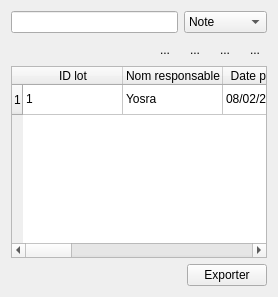
          <widget class="QWidget" name="consulterpersonnel_2">
           <layout class="QVBoxLayout" name="consulterLayout_4">
            <item>
             <layout class="QHBoxLayout" name="horizontalLayout_11">
              <item>
               <widget class="QLineEdit" name="lineEdit_3"/>
              </item>
              <item>
               <widget class="QComboBox" name="comboBox_3">
                <item>
                 <property name="text">
                  <string>Note</string>
                 </property>
                </item>
                <item>
                 <property name="text">
                  <string>Date prod</string>
                 </property>
                </item>
                <item>
                 <property name="text">
                  <string>Nom resp</string>
                 </property>
                </item>
               </widget>
              </item>
             </layout>
            </item>
            <item>
             <layout class="QHBoxLayout" name="horizontalLayout_12">
              <item>
               <spacer name="horizontalSpacer_7">
                <property name="orientation">
                 <enum>Qt::Orientation::Horizontal</enum>
                </property>
                <property name="sizeHint" stdset="0">
                 <size>
                  <width>40</width>
                  <height>20</height>
                 </size>
                </property>
               </spacer>
              </item>
              <item>
               <widget class="QToolButton" name="toolButton_14">
                <property name="text">
                 <string>...</string>
                </property>
                <property name="icon">
                 <iconset resource="img.qrc">
                  <normaloff>:/img/refresh.svg</normaloff>:/img/refresh.svg</iconset>
                </property>
                <property name="autoRaise">
                 <bool>true</bool>
                </property>
               </widget>
              </item>
              <item>
               <widget class="QToolButton" name="toolButton_15">
                <property name="text">
                 <string>...</string>
                </property>
                <property name="icon">
                 <iconset resource="img.qrc">
                  <normaloff>:/img/filter.svg</normaloff>:/img/filter.svg</iconset>
                </property>
                <property name="autoRaise">
                 <bool>true</bool>
                </property>
               </widget>
              </item>
              <item>
               <widget class="QToolButton" name="toolButton_16">
                <property name="text">
                 <string>...</string>
                </property>
                <property name="icon">
                 <iconset resource="img.qrc">
                  <normaloff>:/img/export.svg</normaloff>:/img/export.svg</iconset>
                </property>
                <property name="autoRaise">
                 <bool>true</bool>
                </property>
               </widget>
              </item>
              <item>
               <widget class="QToolButton" name="toolButton_17">
                <property name="text">
                 <string>...</string>
                </property>
                <property name="icon">
                 <iconset resource="img.qrc">
                  <normaloff>:/img/search.svg</normaloff>:/img/search.svg</iconset>
                </property>
                <property name="autoRaise">
                 <bool>true</bool>
                </property>
               </widget>
              </item>
             </layout>
            </item>
            <item>
             <widget class="QTableWidget" name="tableWidget_4">
              <property name="editTriggers">
               <set>QAbstractItemView::EditTrigger::NoEditTriggers</set>
              </property>
              <property name="alternatingRowColors">
               <bool>true</bool>
              </property>
              <property name="selectionMode">
               <enum>QAbstractItemView::SelectionMode::SingleSelection</enum>
              </property>
              <property name="selectionBehavior">
               <enum>QAbstractItemView::SelectionBehavior::SelectRows</enum>
              </property>
              <property name="sortingEnabled">
               <bool>true</bool>
              </property>
              <row/>
              <column>
               <property name="text">
                <string>ID lot</string>
               </property>
              </column>
              <column>
               <property name="text">
                <string>Nom responsable</string>
               </property>
              </column>
              <column>
               <property name="text">
                <string>Date production</string>
               </property>
              </column>
              <column>
               <property name="text">
                <string>Date emballage</string>
               </property>
              </column>
              <column>
               <property name="text">
                <string>Quantité produite</string>
               </property>
              </column>
              <column>
               <property name="text">
                <string>pH</string>
               </property>
              </column>
              <column>
               <property name="text">
                <string>Acidité</string>
               </property>
              </column>
              <column>
               <property name="text">
                <string>Volume emballage</string>
               </property>
              </column>
              <column>
               <property name="text">
                <string>Type emballage</string>
               </property>
              </column>
              <column>
               <property name="text">
                <string>Note</string>
               </property>
              </column>
              <item row="0" column="0">
               <property name="text">
                <string>1</string>
               </property>
              </item>
              <item row="0" column="1">
               <property name="text">
                <string>Yosra</string>
               </property>
              </item>
              <item row="0" column="2">
               <property name="text">
                <string>08/02/2026</string>
               </property>
              </item>
              <item row="0" column="3">
               <property name="text">
                <string>09/02/2026</string>
               </property>
              </item>
              <item row="0" column="4">
               <property name="text">
                <string>12 L</string>
               </property>
              </item>
              <item row="0" column="5">
               <property name="text">
                <string>7</string>
               </property>
              </item>
              <item row="0" column="6">
               <property name="text">
                <string>Neutre</string>
               </property>
              </item>
              <item row="0" column="7">
               <property name="text">
                <string>2 m²</string>
               </property>
              </item>
              <item row="0" column="8">
               <property name="text">
                <string>métallique</string>
               </property>
              </item>
              <item row="0" column="9">
               <property name="text">
                <string>Accepté</string>
               </property>
              </item>
             </widget>
            </item>
            <item>
             <layout class="QHBoxLayout" name="exportRow_3">
              <item>
               <spacer name="horizontalSpacer_export_4">
                <property name="orientation">
                 <enum>Qt::Orientation::Horizontal</enum>
                </property>
                <property name="sizeHint" stdset="0">
                 <size>
                  <width>40</width>
                  <height>20</height>
                 </size>
                </property>
               </spacer>
              </item>
              <item>
               <widget class="QPushButton" name="pushButton_3">
                <property name="text">
                 <string>Exporter</string>
                </property>
                <property name="icon">
                 <iconset resource="img.qrc">
                  <normaloff>:/img/export.svg</normaloff>:/img/export.svg</iconset>
                </property>
                <property name="iconSize">
                 <size>
                  <width>18</width>
                  <height>18</height>
                 </size>
                </property>
               </widget>
              </item>
             </layout>
            </item>
           </layout>
          </widget>
